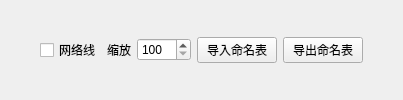
           <widget class="QWidget" name="widget_7" native="true">
            <layout class="QHBoxLayout" name="horizontalLayout_2">
             <property name="leftMargin">
              <number>0</number>
             </property>
             <property name="topMargin">
              <number>0</number>
             </property>
             <property name="rightMargin">
              <number>0</number>
             </property>
             <property name="bottomMargin">
              <number>0</number>
             </property>
             <item>
              <spacer name="horizontalSpacer">
               <property name="orientation">
                <enum>Qt::Horizontal</enum>
               </property>
               <property name="sizeHint" stdset="0">
                <size>
                 <width>40</width>
                 <height>20</height>
                </size>
               </property>
              </spacer>
             </item>
             <item>
              <widget class="QCheckBox" name="checkBox_showScreenGrid">
               <property name="text">
                <string>网络线</string>
               </property>
              </widget>
             </item>
             <item>
              <widget class="QLabel" name="label_6">
               <property name="text">
                <string>缩放</string>
               </property>
              </widget>
             </item>
             <item>
              <widget class="QSpinBox" name="spinBox_ScreenZoom">
               <property name="minimum">
                <number>100</number>
               </property>
               <property name="maximum">
                <number>1600</number>
               </property>
               <property name="singleStep">
                <number>50</number>
               </property>
              </widget>
             </item>
             <item>
              <widget class="QPushButton" name="pushButton_LoadScreen">
               <property name="sizePolicy">
                <sizepolicy hsizetype="Fixed" vsizetype="Fixed">
                 <horstretch>0</horstretch>
                 <verstretch>0</verstretch>
                </sizepolicy>
               </property>
               <property name="maximumSize">
                <size>
                 <width>80</width>
                 <height>16777215</height>
                </size>
               </property>
               <property name="text">
                <string>导入命名表</string>
               </property>
              </widget>
             </item>
             <item>
              <widget class="QPushButton" name="pushButton_SaveScreen">
               <property name="sizePolicy">
                <sizepolicy hsizetype="Fixed" vsizetype="Fixed">
                 <horstretch>0</horstretch>
                 <verstretch>0</verstretch>
                </sizepolicy>
               </property>
               <property name="maximumSize">
                <size>
                 <width>80</width>
                 <height>16777215</height>
                </size>
               </property>
               <property name="text">
                <string>导出命名表</string>
               </property>
              </widget>
             </item>
             <item>
              <spacer name="horizontalSpacer_2">
               <property name="orientation">
                <enum>Qt::Horizontal</enum>
               </property>
               <property name="sizeHint" stdset="0">
                <size>
                 <width>40</width>
                 <height>20</height>
                </size>
               </property>
              </spacer>
             </item>
            </layout>
           </widget>
